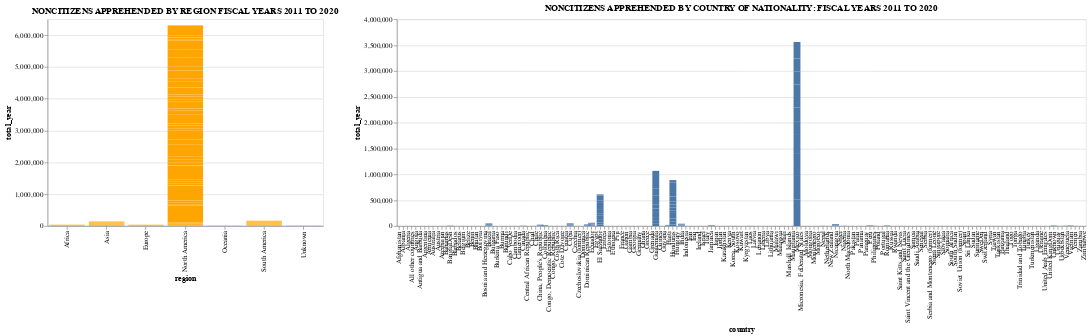

The notebook cell this image was saved under:
### Code cell
selection = alt.selection(type='multi',fields = ["region"])
base = alt.Chart(by_country_immigration).properties(width = 500, height = 250)

overview = alt.Chart(by_country_immigration).mark_bar().encode(
    x = "region",
    y= "total_year",
    color = alt.condition(selection, alt.value("orange"), alt.value("lightgrey"))
).add_selection(selection).properties(height=300, width=400)

detail = base.mark_bar(width=10).encode(
    x="country",
    y= "total_year"
).transform_filter(selection).properties(height=300, width=1000)


overview.properties(title='NONCITIZENS APPREHENDED BY REGION FISCAL YEARS 2011 TO 2020') | detail.properties(title='NONCITIZENS APPREHENDED BY COUNTRY OF NATIONALITY: FISCAL YEARS 2011 TO 2020')

### Figure 1 — Vega-Lite specification as saved in the notebook (floating-point values rounded to 4 significant figures; data arrays with more than 128 entries replaced by an {"elided": "..."} marker saying what was removed)
{"config": {"view": {"continuousWidth": 400, "continuousHeight": 300}}, "hconcat": [{"mark": "bar", "encoding": {"color": {"condition": {"value": "orange", "selection": "selector003"}, "value": "lightgrey"}, "x": {"field": "region", "type": "nominal"}, "y": {"field": "total_year", "type": "quantitative"}}, "height": 300, "selection": {"selector003": {"type": "multi", "fields": ["region"]}}, "title": "NONCITIZENS APPREHENDED BY REGION FISCAL YEARS 2011 TO 2020", "width": 400}, {"mark": {"type": "bar", "width": 10}, "encoding": {"x": {"field": "country", "type": "nominal"}, "y": {"field": "total_year", "type": "quantitative"}}, "height": 300, "title": "NONCITIZENS APPREHENDED BY COUNTRY OF NATIONALITY: FISCAL YEARS 2011 TO 2020", "transform": [{"filter": {"selection": "selector003"}}], "width": 1000}], "data": {"name": "data-76c47f2941959a6abfe318197e977bf3"}, "$schema": "https://vega.github.io/schema/vega-lite/v4.17.0.json", "datasets": {"data-76c47f2941959a6abfe318197e977bf3": {"elided": "1771 records"}}}
